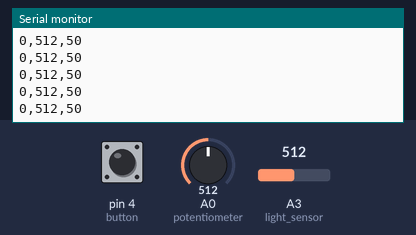
This sketch was run on a simulated Arduino Uno, built with avr-gcc and run on an emulated ATmega328P. Parts: the last lines printed to the serial monitor. The test bench sets the inputs (shaded band); at power-on: A0 (potentiometer) = 512, A3 (light_sensor) = 512, pin 4 (button) LOW.

Above: at 1.2 s.
1.3 s: A0 (potentiometer) set to 716
At 1.31 s:
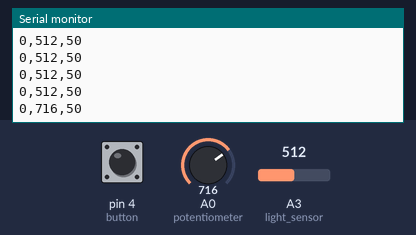
2.8 s: A3 (light_sensor) set to 716
At 2.82 s:
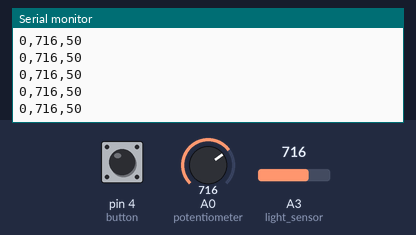
4.3 s: pin 4 (button) pulled HIGH for 0.15 s
At 4.34 s:
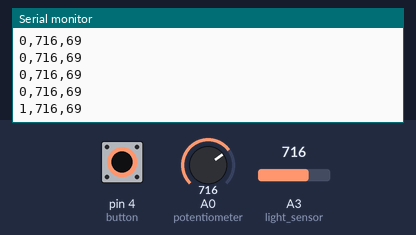
5.9 s: A0 (potentiometer) set to 900
At 5.95 s:
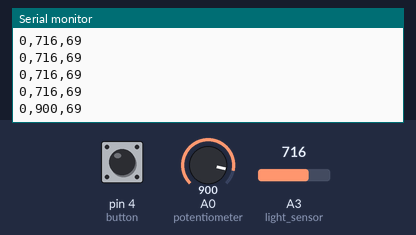
7.4 s: A3 (light_sensor) set to 1023
At 7.46 s:
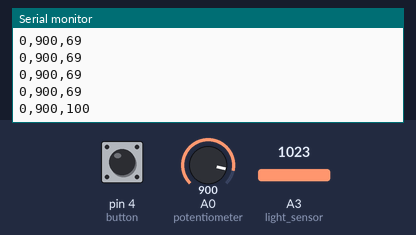
10.4 s: pin 4 (button) pulled HIGH for 1 s
At 10.48 s:
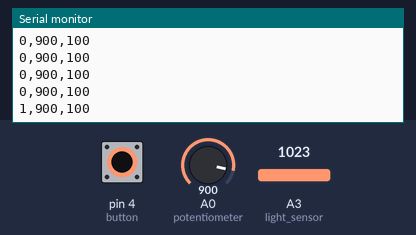
Timing chart, 0 to 13.4 s (numbered marks = the images above; inputs shaded):
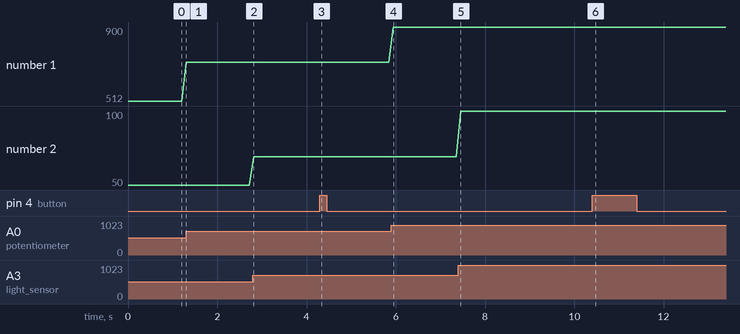

Measured:
- after the input at 1.3 s, the serial monitor: prints a new line at once (image 1)
- after the input at 4.3 s, the serial monitor: prints a new line at once (image 3)
- after the input at 5.9 s, the serial monitor: prints a new line at once (image 4)
- after the input at 7.4 s, the serial monitor: prints a new line after 0.05 s (image 5)
- after the input at 10.4 s, the serial monitor: prints a new line after 0.07 s (image 6)
- plotted number 1: 512 → 716 after the input at 1.3 s, 716 → 900 after the input at 5.9 s
- plotted number 2: 50 → 69 after the input at 2.8 s, 69 → 100 after the input at 7.4 s

The sketch:

week6-threeSensorExample.ino
```cpp
#define button 4


int buttonLastState = 0;
int outputState = 0;
uint8_t      btnCnt = 1;


int button_state = 0;
int potentiometer = A0;
int light_sensor = A3;
int sensors[3];

void setup() {
   // start serial port at 9600 bps:
   Serial.begin(9600);
   pinMode(button, INPUT);
   pinMode(potentiometer,INPUT);

}

void loop() {


  button_state = digitalRead(button);


//   tried to have a toggle button but couldn't get it to run in serial print
//  if (buttonLastState == LOW && button_state == HIGH)
//  {
//     outputState = !outputState; // Change outputState
//  }
//  buttonLastState = button_state; //Set the button's last state
//
//   // Print the output
//  if (outputState)
// {
//      switch (btnCnt++) {
//        case 100:
//
//         digitalWrite(sensors[0],HIGH); // after 10s turn on
//         break;
//
//       case 200:
//         digitalWrite(sensors[0], LOW); // after 20s turn off
//         break;
//
//       case 202: // small loop at the end, to do not repeat the LED cycle
//         btnCnt--;
//         break;
//       }
//
//       button_state==1;
//  }else{
//    button_state==0;
//    if (btnCnt > 0) {
//       // disable all:
//
//       digitalWrite(button_state,LOW);
//    }
//    btnCnt = 0;
//  }
//


    sensors[0] = button_state;

    int sensor_value = analogRead(potentiometer);
    int value = map(sensor_value, 0, 1023, 0, 100);

    sensors[1] = sensor_value;

    int raw_light = analogRead(light_sensor);
    int light = map(raw_light, 0, 1023, 0, 100);

    sensors[2] = light;


    if (button_state == HIGH){

      }


    for (int thisSensor = 0; thisSensor < 3; thisSensor++) {

        int sensorValue = sensors[thisSensor];

      // if you're on the last sensor value, end with a println()
      // otherwise, print a comma
      //The number of sensors needs to be hard coded, in this example 3 sensors are running 0,1,2

      Serial.print(sensorValue);
      if (thisSensor == 2) {
         Serial.println();
      } else {
         Serial.print(",");
      }
   }
    delay(100);
}
```
